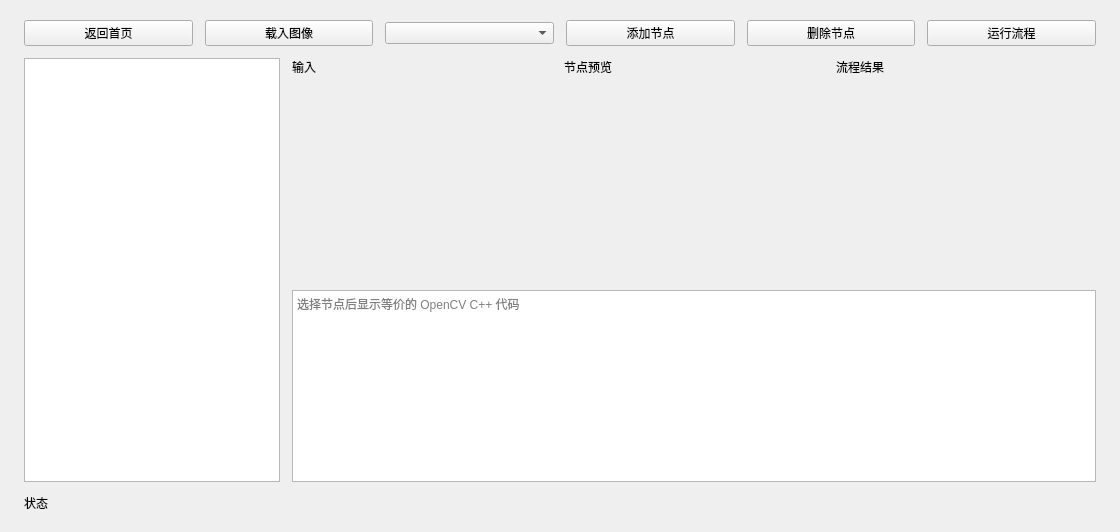
<?xml version="1.0" encoding="UTF-8"?>
<ui version="4.0">
 <class>PipelinePage</class>
 <widget class="QWidget" name="PipelinePage">
  <layout class="QVBoxLayout" name="root">
   <property name="leftMargin"><number>24</number></property><property name="topMargin"><number>20</number></property><property name="rightMargin"><number>24</number></property><property name="bottomMargin"><number>20</number></property><property name="spacing"><number>12</number></property>
   <item>
    <layout class="QHBoxLayout" name="toolbar">
     <item><widget class="QPushButton" name="backButton"><property name="text"><string>返回首页</string></property></widget></item>
     <item><widget class="QPushButton" name="loadButton"><property name="text"><string>载入图像</string></property></widget></item>
     <item><widget class="QComboBox" name="nodeType"/></item>
     <item><widget class="QPushButton" name="addButton"><property name="text"><string>添加节点</string></property></widget></item>
     <item><widget class="QPushButton" name="removeButton"><property name="text"><string>删除节点</string></property></widget></item>
     <item><widget class="QPushButton" name="runButton"><property name="text"><string>运行流程</string></property></widget></item>
    </layout>
   </item>
   <item>
    <layout class="QHBoxLayout" name="mainLayout">
     <item><widget class="QListWidget" name="nodeList"><property name="minimumSize"><size><width>180</width><height>0</height></size></property></widget></item>
     <item>
      <layout class="QVBoxLayout" name="previewLayout">
       <item>
        <layout class="QHBoxLayout" name="previewImages">
         <item><layout class="QVBoxLayout" name="inputPreviewLayout"><item><widget class="QLabel" name="inputTitle"><property name="text"><string>输入</string></property></widget></item><item><widget class="QLabel" name="originalPreview"><property name="minimumSize"><size><width>260</width><height>190</height></size></property><property name="alignment"><set>Qt::AlignCenter</set></property></widget></item></layout></item>
         <item><layout class="QVBoxLayout" name="nodePreviewLayout"><item><widget class="QLabel" name="nodeTitle"><property name="text"><string>节点预览</string></property></widget></item><item><widget class="QLabel" name="nodePreview"><property name="minimumSize"><size><width>260</width><height>190</height></size></property><property name="alignment"><set>Qt::AlignCenter</set></property></widget></item></layout></item>
         <item><layout class="QVBoxLayout" name="resultPreviewLayout"><item><widget class="QLabel" name="resultTitle"><property name="text"><string>流程结果</string></property></widget></item><item><widget class="QLabel" name="resultPreview"><property name="minimumSize"><size><width>260</width><height>190</height></size></property><property name="alignment"><set>Qt::AlignCenter</set></property></widget></item></layout></item>
        </layout>
       </item>
       <item><widget class="QTextEdit" name="codeView"><property name="minimumSize"><size><width>0</width><height>130</height></size></property><property name="placeholderText"><string>选择节点后显示等价的 OpenCV C++ 代码</string></property></widget></item>
      </layout>
     </item>
    </layout>
   </item>
   <item><widget class="QLabel" name="status"><property name="text"><string>状态</string></property></widget></item>
  </layout>
 </widget>
 <connections/>
</ui>
